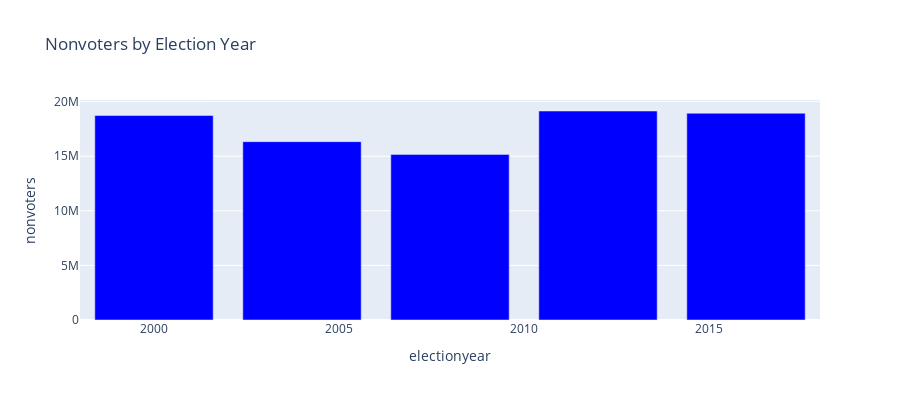

Here is the notebook cell this chart was saved with:
### Code cell
NonvotersYear.show()

### Figure 1 — Plotly figure (JSON) as saved in the notebook; plotly's stock layout.template omitted (floating-point values rounded to 4 significant figures)
{"data": [{"alignmentgroup": "True", "hovertemplate": "electionyear=%{x}<br>nonvoters=%{y}<extra></extra>", "legendgroup": "", "marker": {"color": "Blue"}, "name": "", "offsetgroup": "", "orientation": "v", "showlegend": false, "textposition": "auto", "type": "bar", "x": [2000, 2004, 2016, 2012, 2008], "xaxis": "x", "y": [18724000, 16334000, 18933000, 19141000, 15167000], "yaxis": "y"}], "layout": {"barmode": "group", "height": 400, "legend": {"tracegroupgap": 0}, "title": {"text": "Nonvoters by Election Year"}, "xaxis": {"anchor": "y", "domain": [0, 1], "title": {"text": "electionyear"}}, "yaxis": {"anchor": "x", "domain": [0, 1], "title": {"text": "nonvoters"}}}}
